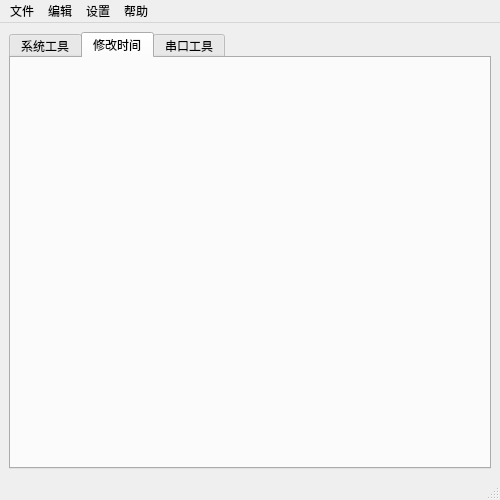
<?xml version="1.0" encoding="UTF-8"?>
<ui version="4.0">
 <class>MainWindow</class>
 <widget class="QMainWindow" name="MainWindow">
  <property name="geometry">
   <rect>
    <x>0</x>
    <y>0</y>
    <width>500</width>
    <height>500</height>
   </rect>
  </property>
  <property name="windowTitle">
   <string>MainWindow</string>
  </property>
  <widget class="QWidget" name="centralwidget">
   <layout class="QGridLayout" name="gridLayout">
    <item row="0" column="0">
     <widget class="QTabWidget" name="tabWidget">
      <property name="currentIndex">
       <number>1</number>
      </property>
      <widget class="QWidget" name="tab_3">
       <attribute name="title">
        <string>系统工具</string>
       </attribute>
       <widget class="QGroupBox" name="groupBox">
        <property name="geometry">
         <rect>
          <x>10</x>
          <y>10</y>
          <width>461</width>
          <height>311</height>
         </rect>
        </property>
        <property name="title">
         <string>hosts文件</string>
        </property>
        <widget class="QLabel" name="label">
         <property name="geometry">
          <rect>
           <x>20</x>
           <y>30</y>
           <width>51</width>
           <height>21</height>
          </rect>
         </property>
         <property name="text">
          <string>windows:</string>
         </property>
        </widget>
        <widget class="QLabel" name="label_2">
         <property name="geometry">
          <rect>
           <x>20</x>
           <y>70</y>
           <width>101</width>
           <height>21</height>
          </rect>
         </property>
         <property name="text">
          <string>hosts文件路径</string>
         </property>
        </widget>
        <widget class="QLineEdit" name="lineEdit">
         <property name="geometry">
          <rect>
           <x>110</x>
           <y>70</y>
           <width>231</width>
           <height>20</height>
          </rect>
         </property>
         <property name="text">
          <string>C:\Windows\System32\drivers\etc</string>
         </property>
        </widget>
        <widget class="QPushButton" name="btnOpen">
         <property name="geometry">
          <rect>
           <x>370</x>
           <y>70</y>
           <width>75</width>
           <height>23</height>
          </rect>
         </property>
         <property name="text">
          <string>打开文件夹</string>
         </property>
        </widget>
        <widget class="QPushButton" name="btnReadHosts">
         <property name="geometry">
          <rect>
           <x>20</x>
           <y>110</y>
           <width>75</width>
           <height>23</height>
          </rect>
         </property>
         <property name="text">
          <string>读取hosts</string>
         </property>
        </widget>
        <widget class="QPushButton" name="btnSaveHosts">
         <property name="geometry">
          <rect>
           <x>20</x>
           <y>150</y>
           <width>75</width>
           <height>23</height>
          </rect>
         </property>
         <property name="text">
          <string>保存hosts</string>
         </property>
        </widget>
        <widget class="QPlainTextEdit" name="plainTextEdit">
         <property name="geometry">
          <rect>
           <x>110</x>
           <y>110</y>
           <width>341</width>
           <height>191</height>
          </rect>
         </property>
        </widget>
       </widget>
      </widget>
      <widget class="QWidget" name="tab">
       <attribute name="title">
        <string>修改时间</string>
       </attribute>
      </widget>
      <widget class="QWidget" name="tab_2">
       <attribute name="title">
        <string>串口工具</string>
       </attribute>
      </widget>
     </widget>
    </item>
   </layout>
  </widget>
  <widget class="QMenuBar" name="menubar">
   <property name="geometry">
    <rect>
     <x>0</x>
     <y>0</y>
     <width>500</width>
     <height>23</height>
    </rect>
   </property>
   <widget class="QMenu" name="menu">
    <property name="title">
     <string>文件</string>
    </property>
    <addaction name="actiond"/>
    <addaction name="actions"/>
   </widget>
   <widget class="QMenu" name="menu_2">
    <property name="title">
     <string>编辑</string>
    </property>
   </widget>
   <widget class="QMenu" name="menu_3">
    <property name="title">
     <string>设置</string>
    </property>
   </widget>
   <widget class="QMenu" name="menu_4">
    <property name="title">
     <string>帮助</string>
    </property>
    <addaction name="actiona"/>
   </widget>
   <addaction name="menu"/>
   <addaction name="menu_2"/>
   <addaction name="menu_3"/>
   <addaction name="menu_4"/>
  </widget>
  <widget class="QStatusBar" name="statusbar"/>
  <action name="actiond">
   <property name="text">
    <string>打开</string>
   </property>
  </action>
  <action name="actions">
   <property name="text">
    <string>退出</string>
   </property>
  </action>
  <action name="actiona">
   <property name="text">
    <string>关于</string>
   </property>
  </action>
 </widget>
 <resources/>
 <connections/>
</ui>
